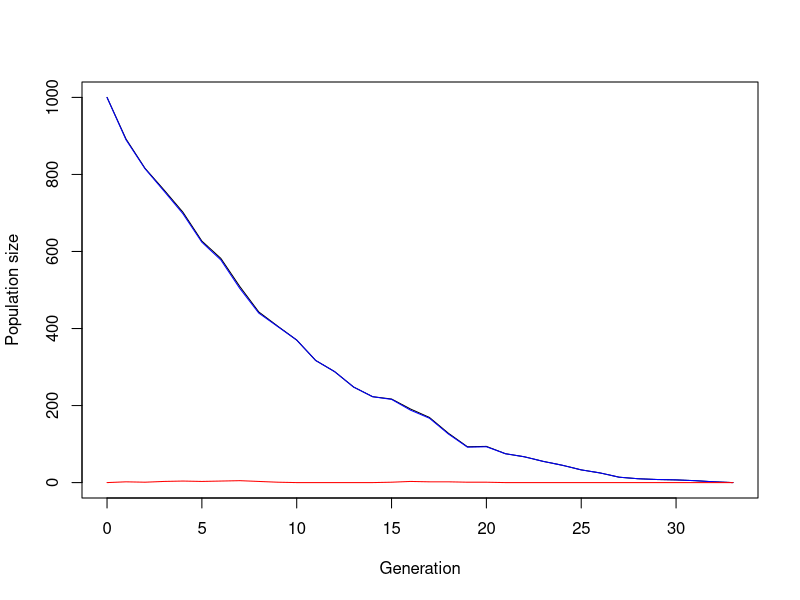

Reproduce this figure in R.
## ---- chunk 1
simulate_one_gen <- function(N_a, N_A, decay_rate, sel_coeff, mut_rate) {
  # draw offspring according to Poisson distribution
  offsp_a <- rpois(1, N_a * (1-decay_rate))
  offsp_A <- rpois(1, N_A * (1-decay_rate+sel_coeff))
  # draw new mutants according to Poisson distribution
  mut_a_to_A <- rpois(1, offsp_a * mut_rate)
  
  # determine new population sizes of wild type and mutant
  N_a_new <- max(offsp_a - mut_a_to_A, 0)
  N_A_new <-  offsp_A + mut_a_to_A
  
  return(c(N_a_new, N_A_new))
}
# Test the function
print(simulate_one_gen(100,0,0.1,0.2,0.01))
## ---- chunk 2

## ---- chunk 3
simulate_pop <- function(N_init_a, N_init_A, decay_rate, sel_coeff, mut_rate, t_max) {
  # Create the vector in which to save the results
  pop_vector <- c(N_init_a, N_init_A)
  # initiate the variables
  pop_new <- c(N_init_a, N_init_A)
  
  # run the simulation until generation t_max
  for (i in 1:t_max+1) {
    # redefine the current population one generation later
    pop_new <- simulate_one_gen(pop_new[1],pop_new[2], decay_rate, sel_coeff, mut_rate)
    # add the new population sizes to the output vector
    pop_vector <- rbind(pop_vector,pop_new)
    # condition to stop the simulation before t_max: either the population exceeds 1.5 times the original population size, or it goes extinct
    if (pop_new[1]+pop_new[2]>=1.5*(N_init_a+ N_init_A) | pop_new[1]+pop_new[2]==0) break
  }
  
  # define the row and column names of the output vector
  rownames(pop_vector) <- (0:t_max)[1:length(pop_vector[,1])] # note that the vector has to be cut if the simulation stopped early
  colnames(pop_vector) <- c("a","A")
  # return the result
  return(pop_vector)	
}


# Test the function and plot the result
# set t_max to a value to be used througout
max_gen <- 1000
# create your simulation data
output <- simulate_pop(1000,0,0.1,0.2,0.001,max_gen)
# show the last few lines of the data table
print(tail(output))
# plot the output - note that the plot range and the x axis have to be adjusted based on the length of the table
# determine x axis range 
x_range <- 0:(length(output[,1])-1)
# this plots the total population size
plot(x_range,output[,1]+output[,2],type='l',ylim=c(0,max(output[,1]+output[,2])),xlab = "Generation",ylab = "Population size")
# add number of wild type individuals
lines(x_range,output[,1], col="blue")
# add number of mutant individuals
lines(x_range,output[,2], col="red")
## ---- chunk 4
# set some parameters to fixed values
init_a <- 100
init_A <- 0
m_rate <- 0.001
max_gen <- 1000
# determine how often to run the simulation for each set of parameters
no_replicates <- 100

# set parameters to vary
s_values <- c(0.2,0.3,0.4)
r_values <- c(0.05,0.1,0.15)

# initialize data table - where to collect the results
data_table <- c()
# run the simulation across all chosen parameters
# loop over decay rates
for(rval in r_values){
  # loop over selection coefficients
  for(sval in s_values){
    # different way of running many simulations: make replicates using "repeat" function with a counter i
    # reset counter
    i<-1
    repeat {
      # increase counter by one
      i<-i+1
      # run the simulation once
      one_run <- simulate_pop(init_a,init_A,rval,sval,m_rate,max_gen)
      # determine total population sizes
      total_size <- one_run[,1]+one_run[,2]
      # determine minimum population size
      min_size <- min(total_size)
      # determine (first) generation at which this population size occurred
      min_gen <- as.numeric(which(total_size==min_size)[1])
      # enter the data into the table
      data_table <- rbind(data_table,c(rval,sval,min_gen,min_size)) # note that we add the varying parameters (decay rate and selection coefficient) to the table too
      # stop the repeated computation after no_replicates times
      if(i>no_replicates) break
    }
  }
}
# define column names of data table
colnames(data_table) <- c("r","s","min_gen","no_min")
# show the first lines of the output
print(head(data_table))
